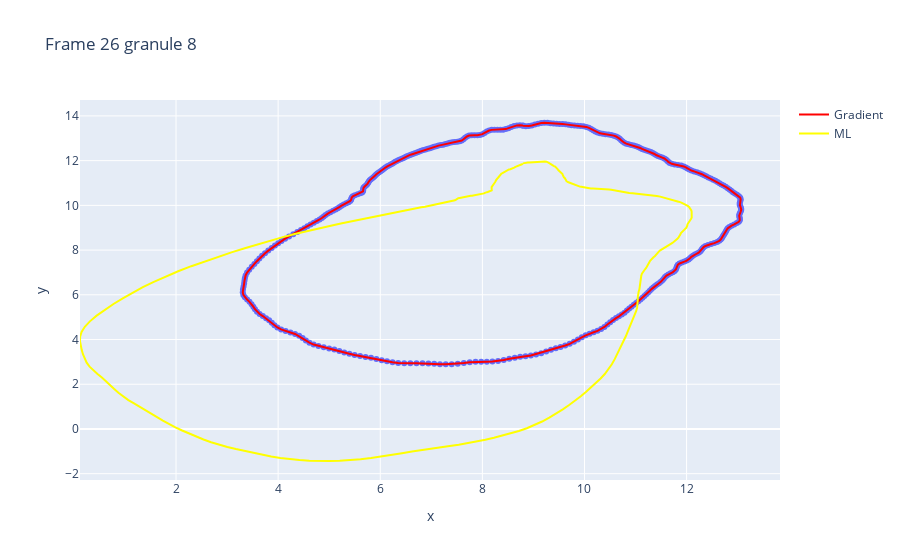

Notebook source saved alongside this figure:
### Markdown cell above
# Plot

### Code cell
frame = 856
g_id = 425

frame = 8
g_id = 4

frame = 26
g_id = 8

granules_in_gradient_frame = fourier_pd_gradient_valid[fourier_pd_gradient_valid['frame'] == frame]
granules_in_frame_ml = fourier_pd_ml_valid[fourier_pd_ml_valid['frame'] == frame]

granule_f_gradient_terms = granules_in_gradient_frame[granules_in_gradient_frame['granule_id'] == g_id]
granule_f_terms_ml = granules_in_frame_ml[granules_in_frame_ml['granule_id'] == g_id]

xs, ys = get_coords(granule_f_gradient_terms, get_relative=True)
xy = np.vstack((xs,ys)).T
area_gradient = Polygon(xy)
xs_ml, ys_ml = get_coords(granule_f_terms_ml, get_relative=True) 
xy = np.vstack((xs_ml,ys_ml)).T 
area_ml = Polygon(xy) 

intersection = area_gradient.intersection(area_ml).area / area_gradient.union(area_ml).area

print(f"Area_g {area_gradient.area} | Area_ml {area_ml.area} | IoU: {intersection} | Same Position: {granule_f_gradient_terms.iloc[0][['x','y']].tolist() == granule_f_terms_ml.iloc[0][['x','y']].tolist()}")
fig = px.scatter(x=xs, y=ys, title=f"Frame {frame} granule {g_id}")
fig.add_trace(go.Scatter(x=xs, y=ys, marker=dict(color='red', size=16), name=f"Gradient"))
fig.add_trace(go.Scatter(x=xs_ml, y=ys_ml, marker=dict(color='yellow', size=16), name=f"ML"))
# fig.add_trace(go.Scatter(x=xs_ml, y=ys_ml, marker=dict(color='blue', size=2), mode="markers", name=f"100 p border {id}"))
fig.show()

### Figure 1 — Plotly figure (JSON) as saved in the notebook; plotly's stock layout.template omitted (floating-point values rounded to 4 significant figures; data arrays with more than 128 entries replaced by an {"elided": "..."} marker saying what was removed)
{"data": [{"hovertemplate": "x=%{x}<br>y=%{y}<extra></extra>", "legendgroup": "", "marker": {"color": "#636efa", "symbol": "circle"}, "mode": "markers", "name": "", "orientation": "v", "showlegend": false, "type": "scatter", "x": {"elided": "400 float values"}, "xaxis": "x", "y": {"elided": "400 float values"}, "yaxis": "y"}, {"marker": {"color": "red", "size": 16}, "name": "Gradient", "type": "scatter", "x": {"elided": "400 float values"}, "y": {"elided": "400 float values"}}, {"marker": {"color": "yellow", "size": 16}, "name": "ML", "type": "scatter", "x": {"elided": "400 float values"}, "y": {"elided": "400 float values"}}], "layout": {"legend": {"tracegroupgap": 0}, "title": {"text": "Frame 26 granule 8"}, "xaxis": {"anchor": "y", "domain": [0, 1], "title": {"text": "x"}}, "yaxis": {"anchor": "x", "domain": [0, 1], "title": {"text": "y"}}}}
